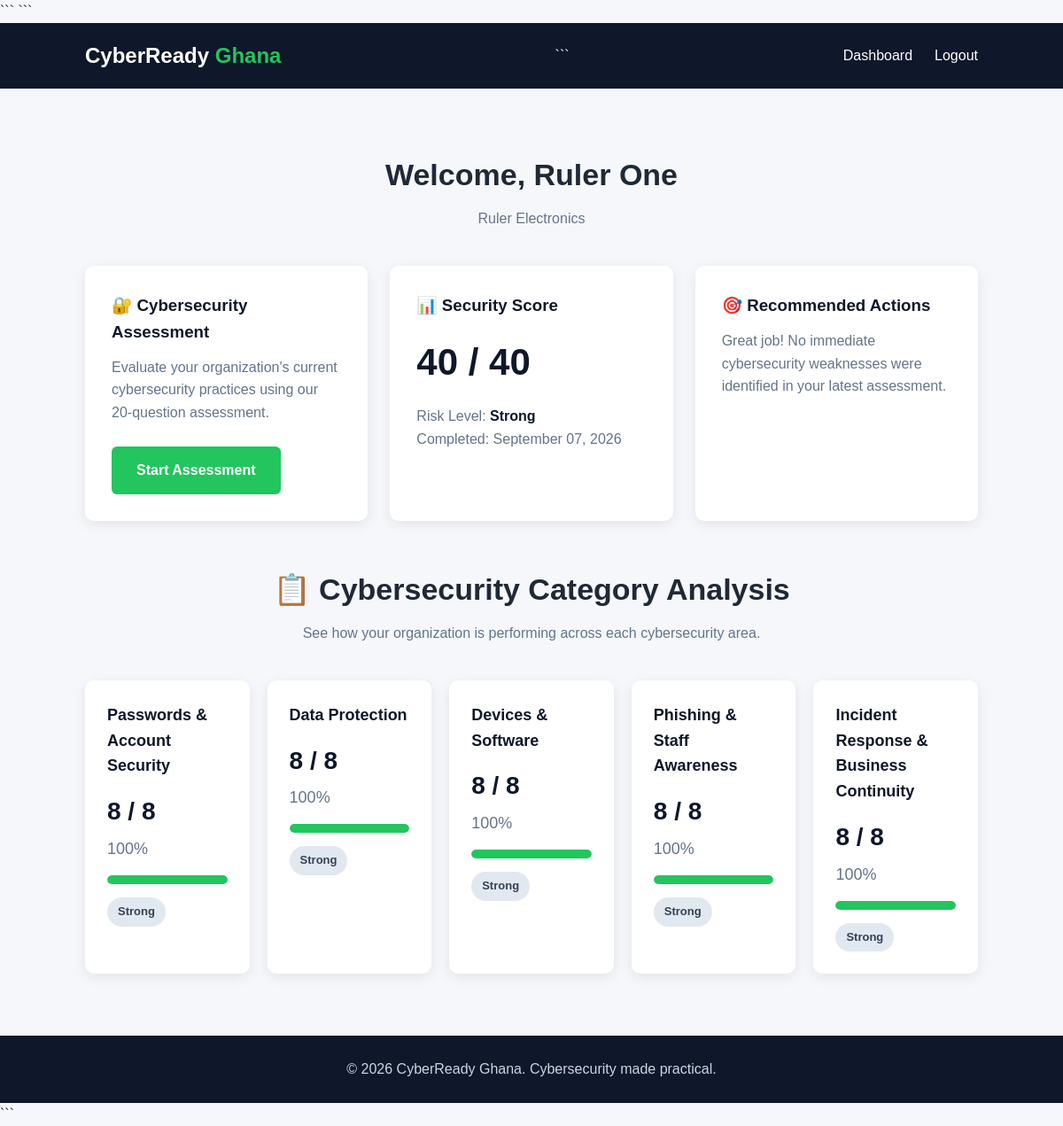
The app's page /dashboard (signed in) with its own data.
### app/models.py (models this page shows, shortened)
class Organization(db.Model):
    id = db.Column(db.Integer, primary_key=True)
    organization_name = db.Column(
        db.String(150),
        nullable=False
    )
    contact_person = db.Column(
        db.String(150),
        nullable=False
    )
    email = db.Column(
        db.String(150),
        unique=True,
        nullable=False
    )
    phone = db.Column(
        db.String(30),
        nullable=False
    )
    password_hash = db.Column(
        db.String(255),
        nullable=False
    )
    created_at = db.Column(
        db.DateTime,
        default=datetime.utcnow
    )

class Assessment(db.Model):
    id = db.Column(
        db.Integer,
        primary_key=True
    )
    organization_id = db.Column(
        db.Integer,
        db.ForeignKey("organization.id"),
        nullable=False
    )
    score = db.Column(
        db.Float,
        nullable=True
    )
    risk_level = db.Column(
        db.String(30),
        nullable=True
    )
    completed_at = db.Column(
        db.DateTime,
        nullable=True
    )
    created_at = db.Column(
        db.DateTime,
        default=datetime.utcnow
    )

### app/routes.py (the view, shortened to what this page needs)
@main.route("/dashboard")
def dashboard():
    organization_id = session.get("organization_id")
    if not organization_id:
        flash("Please log in to access your dashboard.")
        return redirect(url_for("main.login"))
    organization = db.session.get(
        Organization,
        organization_id
    )
    if not organization:
        session.clear()
        flash("Account not found. Please log in again.")
        return redirect(url_for("main.login"))
    latest_assessment = Assessment.query.filter_by(
        organization_id=organization_id
    ).order_by(
        Assessment.completed_at.desc()
    ).first()
    recommendations = []
    category_results = []
    if latest_assessment:
        responses = Response.query.filter_by(
            assessment_id=latest_assessment.id
        ).all()
        category_responses = {}
        for response in responses:
            question = next(
                (
                    q for q in QUESTIONS
                    if q["id"] == response.question_id
                ),
                None
            )
            if question:
                category_responses[response.question_id] = {
                    "category": question["category"],
                    "answer": response.answer
                }
        category_results = calculate_category_analysis(
            category_responses
        )
    recommendations.sort(
        key=lambda item: (
            0 if item["severity"] == "Critical" else 1,
            0 if item["priority"] == "High" else 1
        )
    )
    return render_template(
    "dashboard.html",
    organization=organization,
    latest_assessment=latest_assessment,
    recommendations=recommendations,
    category_results=category_results
)

### app/templates/dashboard.html (shortened to what this page needs)
<!doctype html>
<html lang="en">
  <head>
    <link
      rel="stylesheet"
      href="{{ url_for('static', filename='css/style.css') }}"
    />
    ```
  </head>
  <body>
    <nav>
      <div class="logo">CyberReady <span>Ghana</span></div>
      ```
      <ul class="nav-links">
        <li>
          <a href="{{ url_for('main.dashboard') }}">Dashboard</a>
        </li>
        <li>
          <a href="{{ url_for('main.logout') }}">Logout</a>
        </li>
      </ul>
    </nav>
    <section>
      <div class="section-title">
        <h2>Welcome, {{ organization.contact_person }}</h2>
        <p>{{ organization.organization_name }}</p>
      </div>
      <div class="features">
        <div class="feature-card">
          <h3>🔐 Cybersecurity Assessment</h3>
          <p>
            Evaluate your organization's current cybersecurity practices using
            our 20-question assessment.
          </p>
          <br />
          <a href="{{ url_for('main.assessment') }}" class="btn">
            Start Assessment
          </a>
        </div>
        <div class="feature-card">
          <h3>📊 Security Score</h3>
          {% if latest_assessment %}
          <div class="dashboard-score">
            {{ latest_assessment.score|int }} / 40
          </div>
          <p>
            Risk Level:
            <strong> {{ latest_assessment.risk_level }} </strong>
          </p>
          <p>
            Completed: {{ latest_assessment.completed_at.strftime('%B %d, %Y')
            }}
          </p>
          {% else %}
          <p>You have not completed a cybersecurity assessment yet.</p>
          <br />
          <a href="{{ url_for('main.assessment') }}" class="btn">
            Start Assessment
          </a>
          {% endif %}
        </div>
        <div class="feature-card">
          <h3>🎯 Recommended Actions</h3>
          {% if recommendations %} {% for item in recommendations %}
          <div class="recommendation-item">
            <h4>{{ item.title }}</h4>
            <p>{{ item.recommendation }}</p>
            <div class="recommendation-meta">
              <span class="severity"> {{ item.severity }} </span>
              <span class="priority"> {{ item.priority }} Priority </span>
            </div>
          </div>
          {% endfor %} {% else %}
          <p>
            Great job! No immediate cybersecurity weaknesses were identified in
            your latest assessment.
          </p>
          {% endif %}
        </div>
      </div>
      <div class="category-analysis">
        <div class="section-title">
          <h2>📋 Cybersecurity Category Analysis</h2>
          <p>
            See how your organization is performing across each cybersecurity
            area.
          </p>
        </div>
        {% if category_results %}
        <div class="category-grid">
          {% for category in category_results %}
          <div class="category-card">
            <h3>{{ category.category }}</h3>
            <div class="category-score">
              {{ category.score }} / {{ category.maximum_score }}
            </div>
            <div class="category-percentage">{{ category.percentage }}%</div>
            <div class="progress-bar">
              <div
                class="progress-fill {{ category.risk_level|lower|replace(' ', '-') }}"
                style="width: {{ category.percentage }}%;"
              ></div>
            </div>
            <div
              class="risk-badge {{ category.risk_level|lower|replace(' ', '-') }}"
            >
              {{ category.risk_level }}
            </div>
          </div>
          {% endfor %}
        </div>
        {% else %}
        <p class="no-category-data">
          Complete an assessment to see your category-level cybersecurity
          analysis.
        </p>
        {% endif %}
      </div>
    </section>
    <footer>
      <p>© 2026 CyberReady Ghana. Cybersecurity made practical.</p>
    </footer>
    ```
  </body>
</html>

### app/static/css/style.css (style rules this page uses)
* { margin: 0; padding: 0; box-sizing: border-box; }
body { font-family: Arial, sans-serif; background: #f5f7fa; color: #1f2937; line-height: 1.6; }
nav { background: #0f172a; color: white; padding: 18px 8%; display: flex; justify-content: space-between; align-items: center; }
.logo { font-size: 24px; font-weight: bold; }
.logo span { color: #22c55e; }
.nav-links { display: flex; gap: 25px; list-style: none; }
.nav-links a { color: white; text-decoration: none; }
.btn { display: inline-block; padding: 14px 28px; background: #22c55e; color: white; text-decoration: none; border-radius: 6px; font-weight: bold; }
section { padding: 70px 8%; }
.section-title { text-align: center; margin-bottom: 40px; }
.section-title h2 { font-size: 34px; margin-bottom: 10px; }
.section-title p { color: #64748b; }
.features { display: grid; grid-template-columns: repeat(3, 1fr); gap: 25px; }
.feature-card { background: white; padding: 30px; border-radius: 10px; box-shadow: 0 4px 15px rgba(0, 0, 0, 0.08); }
.feature-card h3 { margin-bottom: 12px; color: #0f172a; }
.feature-card p { color: #64748b; }
footer { background: #0f172a; color: #cbd5e1; text-align: center; padding: 25px; }
.dashboard-score { font-size: 42px; font-weight: bold; color: #0f172a; margin: 15px 0; }
.feature-card strong { color: #0f172a; }
.category-analysis { margin-top: 50px; }
.category-grid { display: grid; grid-template-columns: repeat(5, 1fr); gap: 20px; }
.category-card { background: white; padding: 25px; border-radius: 10px; box-shadow: 0 4px 15px rgba(0, 0, 0, 0.08); }
.category-card h3 { font-size: 18px; margin-bottom: 15px; color: #0f172a; }
.category-score { font-size: 28px; font-weight: bold; color: #0f172a; }
.category-percentage { font-size: 18px; margin: 5px 0 12px; color: #64748b; }
.progress-bar { width: 100%; height: 10px; background: #e2e8f0; border-radius: 10px; overflow: hidden; margin: 15px 0; }
.progress-fill { height: 100%; background: #22c55e; border-radius: 10px; }
.risk-badge { display: inline-block; padding: 6px 12px; background: #e2e8f0; color: #334155; border-radius: 20px; font-size: 13px; font-weight: bold; }

### records on screen
Organization: contact_person "Ruler One", organization_name "Ruler Electronics"
Assessment: score "40", risk_level "Strong", completed_at "September 07, 2026", category "Passwords & Account Security", score "8", maximum_score "8", percentage "100", category "Data Protection", category "Devices & Software", category "Phishing & Staff Awareness", category "Incident Response & Business Continuity"
